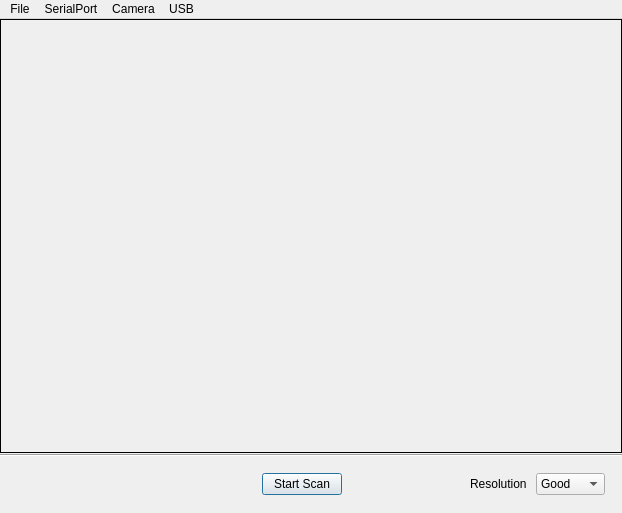
<?xml version="1.0" encoding="UTF-8"?>
<ui version="4.0">
 <class>MainWindow</class>
 <widget class="QMainWindow" name="MainWindow">
  <property name="geometry">
   <rect>
    <x>0</x>
    <y>0</y>
    <width>622</width>
    <height>513</height>
   </rect>
  </property>
  <property name="windowTitle">
   <string>FabScan</string>
  </property>
  <property name="autoFillBackground">
   <bool>false</bool>
  </property>
  <property name="styleSheet">
   <string notr="true"/>
  </property>
  <widget class="QWidget" name="centralWidget">
   <layout class="QVBoxLayout" name="verticalLayout">
    <property name="spacing">
     <number>1</number>
    </property>
    <property name="leftMargin">
     <number>0</number>
    </property>
    <property name="topMargin">
     <number>0</number>
    </property>
    <property name="rightMargin">
     <number>0</number>
    </property>
    <property name="bottomMargin">
     <number>0</number>
    </property>
    <item>
     <widget class="MainWidget" name="widget" native="true">
      <property name="sizePolicy">
       <sizepolicy hsizetype="Expanding" vsizetype="Expanding">
        <horstretch>0</horstretch>
        <verstretch>0</verstretch>
       </sizepolicy>
      </property>
      <property name="cursor">
       <cursorShape>OpenHandCursor</cursorShape>
      </property>
      <property name="autoFillBackground">
       <bool>false</bool>
      </property>
      <property name="styleSheet">
       <string notr="true">border: 1px solid black</string>
      </property>
     </widget>
    </item>
    <item>
     <widget class="Line" name="line">
      <property name="orientation">
       <enum>Qt::Horizontal</enum>
      </property>
     </widget>
    </item>
    <item>
     <layout class="QHBoxLayout" name="horizontalLayout">
      <property name="spacing">
       <number>6</number>
      </property>
      <property name="leftMargin">
       <number>17</number>
      </property>
      <property name="topMargin">
       <number>15</number>
      </property>
      <property name="rightMargin">
       <number>17</number>
      </property>
      <property name="bottomMargin">
       <number>18</number>
      </property>
      <item>
       <spacer name="horizontalSpacer_3">
        <property name="orientation">
         <enum>Qt::Horizontal</enum>
        </property>
        <property name="sizeHint" stdset="0">
         <size>
          <width>40</width>
          <height>20</height>
         </size>
        </property>
       </spacer>
      </item>
      <item>
       <spacer name="horizontalSpacer_4">
        <property name="orientation">
         <enum>Qt::Horizontal</enum>
        </property>
        <property name="sizeHint" stdset="0">
         <size>
          <width>40</width>
          <height>20</height>
         </size>
        </property>
       </spacer>
      </item>
      <item>
       <widget class="QPushButton" name="scanButton">
        <property name="focusPolicy">
         <enum>Qt::StrongFocus</enum>
        </property>
        <property name="text">
         <string>Start Scan</string>
        </property>
        <property name="default">
         <bool>true</bool>
        </property>
       </widget>
      </item>
      <item>
       <spacer name="horizontalSpacer">
        <property name="orientation">
         <enum>Qt::Horizontal</enum>
        </property>
        <property name="sizeHint" stdset="0">
         <size>
          <width>40</width>
          <height>20</height>
         </size>
        </property>
       </spacer>
      </item>
      <item>
       <widget class="QLabel" name="label">
        <property name="text">
         <string>Resolution </string>
        </property>
       </widget>
      </item>
      <item>
       <widget class="QComboBox" name="resolutionComboBox">
        <property name="focusPolicy">
         <enum>Qt::TabFocus</enum>
        </property>
        <property name="currentText">
         <string>Good</string>
        </property>
        <property name="currentIndex">
         <number>1</number>
        </property>
        <item>
         <property name="text">
          <string>Best</string>
         </property>
        </item>
        <item>
         <property name="text">
          <string>Good</string>
         </property>
        </item>
        <item>
         <property name="text">
          <string>Normal</string>
         </property>
        </item>
        <item>
         <property name="text">
          <string>Poor</string>
         </property>
        </item>
       </widget>
      </item>
     </layout>
    </item>
   </layout>
  </widget>
  <widget class="QMenuBar" name="menuBar">
   <property name="geometry">
    <rect>
     <x>0</x>
     <y>0</y>
     <width>622</width>
     <height>25</height>
    </rect>
   </property>
   <property name="defaultUp">
    <bool>true</bool>
   </property>
   <widget class="QMenu" name="menuSerialPort">
    <property name="title">
     <string>SerialPort</string>
    </property>
    <addaction name="actionPort1"/>
   </widget>
   <widget class="QMenu" name="menuFile">
    <property name="title">
     <string>File</string>
    </property>
   </widget>
   <widget class="QMenu" name="menuCamera">
    <property name="title">
     <string>Camera</string>
    </property>
   </widget>
   <widget class="QMenu" name="menuUSB">
    <property name="title">
     <string>USB</string>
    </property>
    <addaction name="separator"/>
    <addaction name="actionFind_Devices"/>
   </widget>
   <addaction name="menuFile"/>
   <addaction name="menuSerialPort"/>
   <addaction name="menuCamera"/>
   <addaction name="menuUSB"/>
  </widget>
  <action name="actionPort1">
   <property name="text">
    <string>blablabla</string>
   </property>
  </action>
  <action name="actionOpenPointCloud">
   <property name="text">
    <string>Open PointCloud...</string>
   </property>
  </action>
  <action name="actionFind_Devices">
   <property name="text">
    <string>Connect shield</string>
   </property>
  </action>
 </widget>
 <layoutdefault spacing="6" margin="11"/>
 <customwidgets>
  <customwidget>
   <class>MainWidget</class>
   <extends>QWidget</extends>
   <header>mainwidget.h</header>
   <container>1</container>
  </customwidget>
 </customwidgets>
 <resources/>
 <connections/>
</ui>
